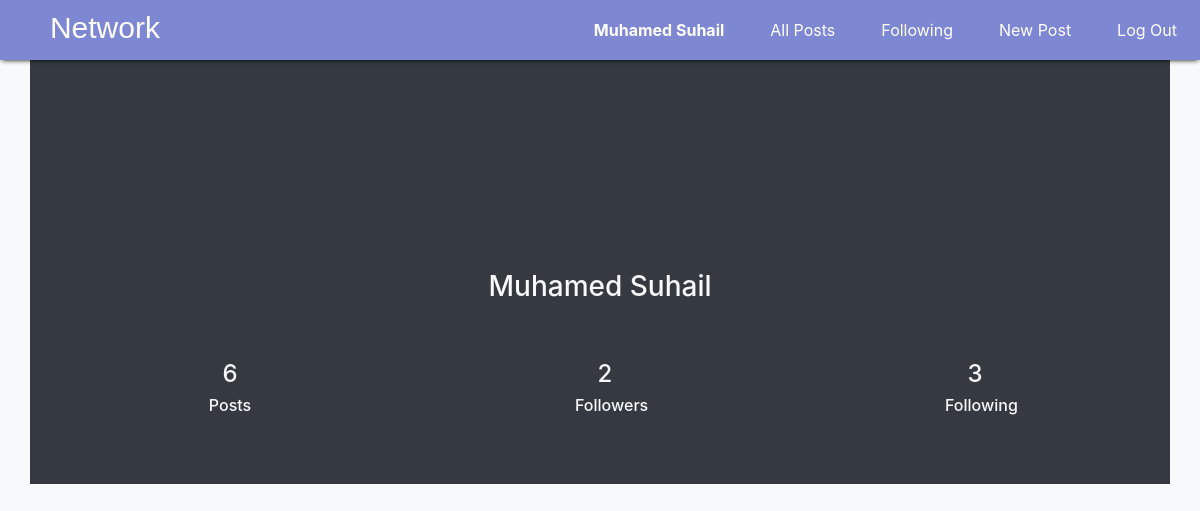
/Profile/1 (signed in), run on the app's committed database.
### network/models.py (models this page shows)
class User(AbstractUser):
    username=models.CharField(max_length=20,unique=True)
    email=models.EmailField(unique=True)
    USERNAME_FIELD='email'
    REQUIRED_FIELDS=['username']
    def __str__(self):
        return f"{self.username}"

### network/views.py (the view, shortened to what this page needs)
# urls.py: path("Profile/<int:u>",views.profile_page,name="profile"),
def profile_page(request,u):
    if request.user.is_authenticated:
        return render(request,"network/profile_page.html",{
            'profile':User.objects.get(id=u),
        })
    else:
        return render(request, "network/register.html",{
            'form':RegisterForm()
        })

### network/templates/network/profile_page.html (shortened to what this page needs)
{% extends "network/base.html" %}
{% load static %}
{% block body %}
<div class="container bg-dark text-light" style="margin-top: 0px;" id="profile">
    <div class="details">
        <a href="" id="profilepic"><i class="icofont-ui-user"></i></a>
        <h3 id="p_uname">{{profile.username}}</h3>
        <br><br>
        <div class="flexcontainer">
            <div class="flex-item">
                <h4>{{profile.posts.count}}</h4>
                <h6>Posts</h6>
            </div>
            <div class="flex-item">
                <h4 id="count" class="followers">{{profile.followers.count}}</h4>
                <h6>Followers</h6>
            </div>
            <div class="flex-item">
                <h4 id="count">{{profile.following.count}}</h4>
                <h6>Following</h6>
            </div>
        </div>
    </div>
</div>
<div class="container text-dark" style="padding: 20px;" >
</div>
{% endblock %}

### network/templates/network/base.html (shortened to what this page needs)
{% load static %}
<!DOCTYPE html>
<html lang="en">
    <head>
        <link rel="stylesheet" href="https://stackpath.bootstrapcdn.com/bootstrap/4.4.1/css/bootstrap.min.css">
        <link href="{% static 'network/css/styles.css' %}" rel="stylesheet">
        <link rel="stylesheet" href="{%static 'network/icofont/icofont.min.css' %}">
    </head>
    <body>
        <nav class="navbar navbar-expand-lg">
            <a class="navbar-brand" href="{% url 'index' %}" id="icon">
                <i class="icofont-ui-social-link " aria-hidden="true"></i>
                <span>Network</span>
            </a>
            <div id="nav">
                <ul class="navbar-nav mr-auto">
                    {% if user.is_authenticated %}
                        <li class="nav-item">
                            <a class="nav-link"  href="{% url 'profile' u=user.id %}"><strong id="user">{{ user.username }}</strong></a>
                        </li>
                        <li class="nav-item">
                            <a class="nav-link" href="{% url 'index' tag='AllPosts' %}">All Posts</a>
                        </li>
                        <li class="nav-item">
                            <a class="nav-link" href="{% url 'index' tag='FPosts' %}">Following</a>
                        </li>
                        <li class="nav-item">
                            <a class="nav-link" href="#" data-toggle="modal" data-target="#NewPostModal">New Post</a>
                        </li>
                        <li class="nav-item">
                            <a class="nav-link" href="{% url 'logout' %}">Log Out</a>
                        </li>
                    {% endif %}
                </ul>
            </div>
        </nav>
        <div class="body">
            {% block body %}
            {% endblock %}
        </div>
    </body>
</html>

### network/static/network/css/styles.css (style rules this page uses)
* { line-height: 1.5em; }
.navbar { position: fixed; z-index: 12; top: 0; width: 100%; height: 60px; box-shadow: 0 2px 5px -2px black; background-color: #7d87d2; }
.navbar a { color: white; text-decoration: none; outline: none; }
#nav { display: none; }
#icon { margin: 0 auto; padding-bottom: 10px; font-size: 2em; display: block; color: white; }
#icon span { font-size: 30px; font-family: century,sans-serif; color: white; }
.container { display: flex; flex-direction: column; justify-content: center; padding-top: 120px; padding-bottom: 60px; }
#profile .details { text-align: center; }
#profile .details div { margin: 0 auto; }
.flexcontainer { display: flex; flex-direction: row; }
.flexcontainer .flex-item { width: 50px; display: flex; flex-direction: column; justify-content: center; }
#profilepic { font-size: 100px; color: #7d87d2; }
@media (min-width: 1066px) { .nav-item { margin: 10px; padding: 5px; } }
@media (min-width: 1066px) { #nav { display: block; position: absolute; right: 0; } }
@media (min-width: 1066px) { #icon { margin: 0; } }

### network/templates/network/profile_page.html (style rules this page uses)
body { background-color:#f8f9fa; padding-bottom: 70px; }
#count { position: relative; left:5px; }

### data on the page
User: username "Muhamed Suhail", posts.count "6", followers.count "2", following.count "3"
